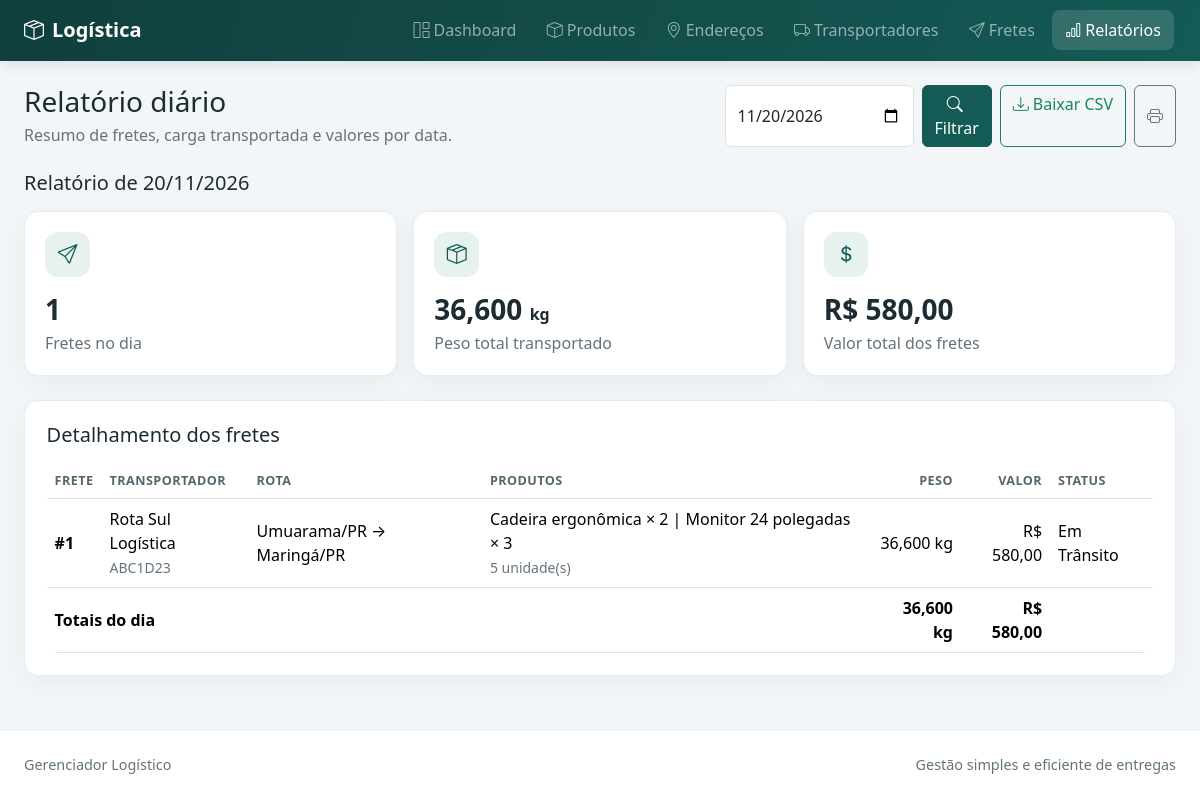
The app's page /pages/relatorio.php with its own data.
### tables this page shows
CREATE TABLE IF NOT EXISTS fretes (
    id INT UNSIGNED AUTO_INCREMENT PRIMARY KEY,
    transportador_id INT UNSIGNED NOT NULL,
    endereco_origem_id INT UNSIGNED NOT NULL,
    endereco_destino_id INT UNSIGNED NOT NULL,
    data_frete DATE NOT NULL,
    status ENUM('Pendente', 'Em Trânsito', 'Entregue') NOT NULL DEFAULT 'Pendente',
    valor_frete DECIMAL(12,2) NOT NULL DEFAULT 0,
    observacoes TEXT NULL,
    criado_em TIMESTAMP NOT NULL DEFAULT CURRENT_TIMESTAMP,
    CONSTRAINT fk_fretes_transportador FOREIGN KEY (transportador_id)
        REFERENCES transportadores (id) ON UPDATE CASCADE ON DELETE RESTRICT,
    CONSTRAINT fk_fretes_origem FOREIGN KEY (endereco_origem_id)
        REFERENCES enderecos (id) ON UPDATE CASCADE ON DELETE RESTRICT,
    CONSTRAINT fk_fretes_destino FOREIGN KEY (endereco_destino_id)
        REFERENCES enderecos (id) ON UPDATE CASCADE ON DELETE RESTRICT,
    INDEX idx_fretes_data_status (data_frete, status)
);

CREATE TABLE IF NOT EXISTS transportadores (
    id INT UNSIGNED AUTO_INCREMENT PRIMARY KEY,
    nome_razao VARCHAR(180) NOT NULL,
    documento VARCHAR(20) NOT NULL,
    telefone VARCHAR(30) NOT NULL,
    veiculo_modelo VARCHAR(120) NOT NULL,
    placa VARCHAR(10) NOT NULL,
    UNIQUE KEY uk_transportadores_documento (documento),
    UNIQUE KEY uk_transportadores_placa (placa)
);

CREATE TABLE IF NOT EXISTS enderecos (
    id INT UNSIGNED AUTO_INCREMENT PRIMARY KEY,
    cep CHAR(9) NOT NULL,
    logradouro VARCHAR(180) NOT NULL,
    numero VARCHAR(30) NOT NULL,
    bairro VARCHAR(120) NOT NULL,
    cidade VARCHAR(120) NOT NULL,
    uf CHAR(2) NOT NULL,
    referencia VARCHAR(255) NULL
);

### includes/funcoes.php (called while the page is built, shortened)
<?php
function e(mixed $value): string
{
    return htmlspecialchars((string) $value, ENT_QUOTES | ENT_SUBSTITUTE, 'UTF-8');
}
function validarData(string $data): bool
{
    $valor = DateTime::createFromFormat('!Y-m-d', $data);
    return $valor !== false && $valor->format('Y-m-d') === $data;
}

### pages/relatorio.php (the view, shortened to what this page needs)
<?php
require_once __DIR__ . '/../config/conexao.php';
require_once __DIR__ . '/../includes/funcoes.php';
$dataBruta = $_GET['data'] ?? date('Y-m-d');
$dataInformada = is_string($dataBruta) ? $dataBruta : '';
$dataValida = validarData($dataInformada);
$dataSelecionada = $dataValida ? $dataInformada : date('Y-m-d');
$stmt = $pdo->prepare("SELECT f.id, f.data_frete, f.status, f.valor_frete, f.observacoes, t.nome_razao AS transportador, t.placa, origem.cidade AS origem_cidade, origem.uf AS origem_uf, destino.cidade AS destino_cidade, destino.uf AS destino_uf, COALESCE(SUM(fi.quantidade * p.peso_kg), 0) AS peso_total, COALESCE(SUM(fi.quantidade), 0) AS unidades, GROUP_CONCAT(CONCAT(p.nome, ' × ', fi.quantidade) ORDER BY p.nome SEPARATOR ' | ') AS produtos FROM fretes f JOIN transportadores t ON t.id=f.transportador_id JOIN enderecos origem ON origem.id=f.endereco_origem_id JOIN enderecos destino ON destino.id=f.endereco_destino_id LEFT JOIN frete_itens fi ON fi.frete_id=f.id LEFT JOIN produtos p ON p.id=fi.produto_id WHERE f.data_frete=:data GROUP BY f.id, f.data_frete, f.status, f.valor_frete, f.observacoes, t.nome_razao, t.placa, origem.cidade, origem.uf, destino.cidade, destino.uf ORDER BY f.id");
$stmt->execute(['data' => $dataSelecionada]);
$fretes = $stmt->fetchAll();
$totalValor = array_sum(array_map(static fn(array $frete): float => (float) $frete['valor_frete'], $fretes));
$totalPeso = array_sum(array_map(static fn(array $frete): float => (float) $frete['peso_total'], $fretes));
require __DIR__ . '/../includes/header.php';
?>
<div class="page-heading d-flex flex-column flex-md-row justify-content-between align-items-md-end gap-3">
    <div><h1 class="h3 mb-1">Relatório diário</h1><p class="mb-0">Resumo de fretes, carga transportada e valores por data.</p></div>
    <div class="d-flex gap-2 no-print">
        <form class="d-flex gap-2" method="get" action="relatorio.php"><label class="visually-hidden" for="data">Data do relatório</label><input class="form-control" id="data" name="data" type="date" value="<?= e($dataSelecionada) ?>" required><button class="btn btn-primary" type="submit"><i class="bi bi-search me-1"></i>Filtrar</button></form>
        <a class="btn btn-outline-success" href="../actions/exportar_relatorio.php?data=<?= e($dataSelecionada) ?>"><i class="bi bi-download me-1"></i>Baixar CSV</a>
        <button class="btn btn-outline-secondary" type="button" onclick="window.print()" aria-label="Imprimir relatório"><i class="bi bi-printer"></i></button>
    </div>
</div>
<div class="mb-3"><h2 class="h5">Relatório de <?= e(date('d/m/Y', strtotime($dataSelecionada))) ?></h2></div>
<div class="row g-3 mb-4">
    <div class="col-sm-6 col-xl-4"><div class="kpi-card"><div class="kpi-icon"><i class="bi bi-send"></i></div><div class="kpi-value"><?= count($fretes) ?></div><div class="text-muted">Fretes no dia</div></div></div>
    <div class="col-sm-6 col-xl-4"><div class="kpi-card"><div class="kpi-icon"><i class="bi bi-box-seam"></i></div><div class="kpi-value"><?= number_format($totalPeso, 3, ',', '.') ?> <span class="fs-6">kg</span></div><div class="text-muted">Peso total transportado</div></div></div>
    <div class="col-sm-6 col-xl-4"><div class="kpi-card"><div class="kpi-icon"><i class="bi bi-currency-dollar"></i></div><div class="kpi-value">R$ <?= number_format($totalValor, 2, ',', '.') ?></div><div class="text-muted">Valor total dos fretes</div></div></div>
</div>
<section class="panel">
    <h2 class="h5 mb-3">Detalhamento dos fretes</h2>
    <div class="table-responsive"><table class="table table-hover mb-0"><thead><tr><th>Frete</th><th>Transportador</th><th>Rota</th><th>Produtos</th><th class="text-end">Peso</th><th class="text-end">Valor</th><th>Status</th></tr></thead><tbody>
    <?php foreach ($fretes as $frete): ?>
        <tr><td class="fw-semibold">#<?= (int) $frete['id'] ?></td><td><?= e($frete['transportador']) ?><br><small class="text-muted"><?= e($frete['placa']) ?></small></td><td><?= e($frete['origem_cidade'] . '/' . $frete['origem_uf']) ?> → <?= e($frete['destino_cidade'] . '/' . $frete['destino_uf']) ?></td><td><?= e($frete['produtos'] ?: 'Sem itens') ?><br><small class="text-muted"><?= (int) $frete['unidades'] ?> unidade(s)</small></td><td class="text-end"><?= number_format((float) $frete['peso_total'], 3, ',', '.') ?> kg</td><td class="text-end">R$ <?= number_format((float) $frete['valor_frete'], 2, ',', '.') ?></td><td><?= e($frete['status']) ?></td></tr>
    <?php endforeach; ?>
    </tbody><tfoot><tr class="fw-bold"><td colspan="4">Totais do dia</td><td class="text-end"><?= number_format($totalPeso, 3, ',', '.') ?> kg</td><td class="text-end">R$ <?= number_format($totalValor, 2, ',', '.') ?></td><td></td></tr></tfoot></table></div>
</section>
<?php require __DIR__ . '/../includes/footer.php'; ?>

### assets/css/style.css (style rules this page uses)
:root { --brand: #145a55; --brand-dark: #103f3d; --surface: #ffffff; --page: #f3f6f8; --ink: #1d2b32; --muted: #64737b; }
body { min-height: 100vh; display: flex; flex-direction: column; background: var(--page); color: var(--ink); }
.page-heading { margin-bottom: 1.5rem; }
.page-heading p, .text-muted { color: var(--muted) !important; }
.panel, .kpi-card { background: var(--surface); border: 1px solid #e6ecef; border-radius: .9rem; box-shadow: 0 8px 26px rgb(32 54 62 / 5%); }
.panel { padding: 1.35rem; }
.kpi-card { height: 100%; padding: 1.25rem; }
.kpi-icon { display: grid; width: 2.8rem; height: 2.8rem; place-items: center; border-radius: .8rem; background: #e7f2ef; color: var(--brand); font-size: 1.25rem; }
.kpi-value { margin: .7rem 0 .1rem; font-size: 1.75rem; font-weight: 700; }
.table { --bs-table-bg: transparent; vertical-align: middle; }
.table thead th { color: #56666e; font-size: .79rem; font-weight: 700; letter-spacing: .035em; text-transform: uppercase; white-space: nowrap; }
.table-responsive { border-radius: .65rem; }
.form-control, .form-select { min-height: 2.7rem; border-color: #dbe3e7; }
.btn-primary { --bs-btn-bg: var(--brand); --bs-btn-border-color: var(--brand); --bs-btn-hover-bg: var(--brand-dark); --bs-btn-hover-border-color: var(--brand-dark); --bs-btn-active-bg: var(--brand-dark); }

### records on screen
fretes: valor_frete "580,00", id "1", transportador.nome_razao "Rota Sul Logística", transportador.placa "ABC1D23", endereco_origem.uf "Umuarama/PR", endereco_destino.uf "Maringá/PR", produtos "Cadeira ergonômica × 2 | Monitor 24 polegadas × 3", unidades "5", peso_total "36,600", status "Em Trânsito"

### other values on screen
$rotulo "Dashboard"
$rotulo "Produtos"
$rotulo "Endereços"
$rotulo "Transportadores"
$rotulo "Fretes"
$rotulo "Relatórios"
count($fretes) "1"
$totalPeso "36,600"
